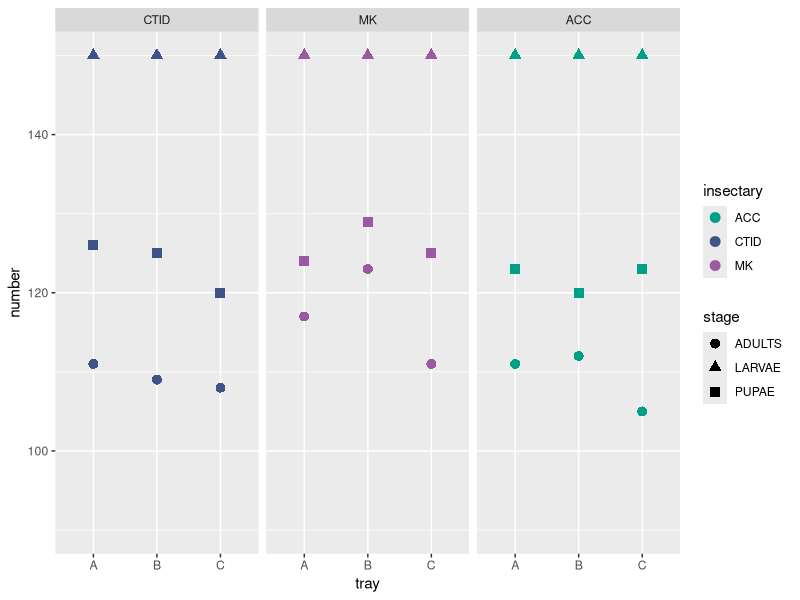

Source code (R):
## ---- chunk 1
knitr::opts_chunk$set(echo = TRUE)
## ---- chunk 2
library(ggplot2)
## ---- chunk 3
dat = read.csv("ins_comp_survival_data.csv")


sapply(dat, class)

as.numeric(dat$number)


## ---- chunk 4
colours2 <- c(
  "ACC" = "#00A087FF",
  "CTID" = "#3C5488FF",
  "MK" = "#9C58A1"
)
## ---- chunk 5

p <- ggplot(data= dat, aes(x= tray, y= number, colour = insectary, shape = stage)) +
  geom_point(size = 3) + 
   scale_color_manual(values = colours2) +
  scale_y_continuous(limits = c(90, 150)) +
  facet_grid(~factor(insectary, levels=c("CTID", "MK", "ACC")), scales = "free", space = "free")
p


## ---- chunk 6

# import data
dat2 = read.csv("ins_comp_survival2.csv")

# sapply(dat2, class)

## ---- chunk 7

# ANOVA
anova_pupae <- aov(stage2 ~ insectary, data = dat2)
anova_adult <- aov(stage3 ~ insectary, data = dat2)

summary(anova_pupae)
summary(anova_adult)


# Kruskal-WAllis
Kruskal_pupae <- kruskal.test(stage2 ~ insectary, data = dat2)
Kruskal_adult <- kruskal.test(stage3 ~ insectary, data = dat2)


if (Kruskal_pupae$p.value < 0.05) {
  print("There are significant differences between at least two groups.")
} else {
  print("There is not enough evidence to conclude significant differences between groups.")
}

if (Kruskal_adult$p.value < 0.05) {
  print("There are significant differences between at least two groups.")
} else {
  print("There is not enough evidence to conclude significant differences between groups.")
}


